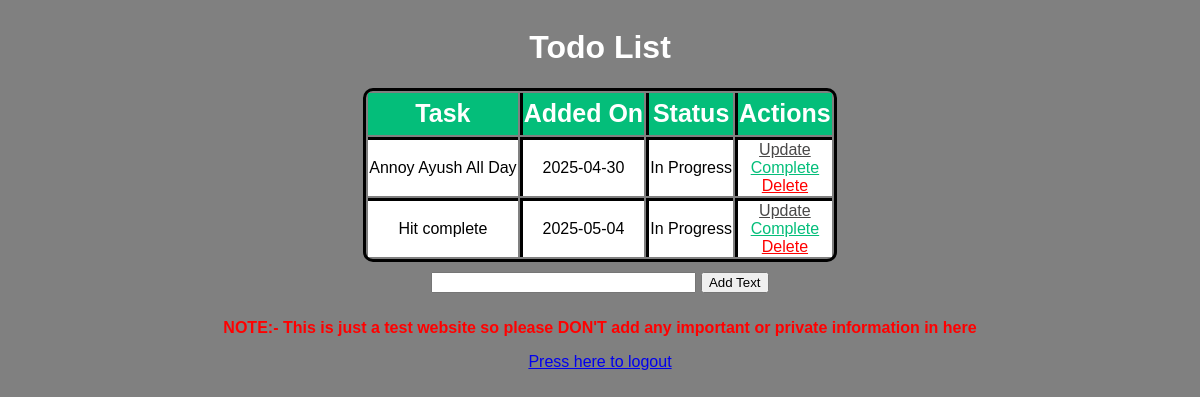
The app's page /index (signed in) with its own data.
### app.py (models this page shows, shortened)
class Todo(db.Model):
    id=db.Column(db.Integer, primary_key=True)
    task_id=db.Column(db.String(40))
    content=db.Column(db.String(200), nullable=False)
    status=db.Column(db.String(30), default='In Progress')
    date_created=db.Column(db.DateTime, default=datetime.now(timezone.utc))

### app.py (the view)
@app.route("/index",methods=['POST','GET'])
def index():
    global tid
    if request.method=='POST':
        task_content=request.form['content']
        new_task=Todo(content=task_content,task_id=tid)
        try:
            db.session.add(new_task)
            db.session.commit()
            return redirect(url_for('index'))
        except:
            return "There was a problem in adding your task."
    else:
        tasks=Todo.query.order_by(Todo.date_created).filter(Todo.task_id==tid).all()
        return render_template('index.html',tasks=tasks)

### app.py (called while the page is built)
@login_manger.user_loader
def load_user(user_id):
    return User.query.get(int(user_id))

### templates/index.html (shortened to what this page needs)
{% extends 'base.html' %}
{% block body %}
<div class="content" style="overflow-x: auto;">
  <h1 style="text-align:center">Todo List</h1>
  {% if tasks|length<1 %}
  <h4 style="text-align:center">There are no tasks. Create one below!</h4>
  {% else %}
  <table>
    <tr>
      <th>Task</th>
      <th>Added On</th>
      <th>Status</th>
      <th>Actions</th>
    </tr>
    {% for task in tasks %}
        <tr>
        <td>{{ task.content }}</td>
        <td>{{ task.date_created.date() }}</td>
        <td>{{ task.status }}</td>
        <td>
            <a href="/update/{{task.id}}" style="color: rgb(73, 72, 72);">Update</a>
            <br>
            <a href="/complete/{{task.id}}" style="color: #04be7a;">Complete</a>
            <br />
            <a href="/delete/{{task.id}}" style="color: red;">Delete</a>
        </td>
        </tr>
    {% endfor %}
  </table>
  {% endif %}
  <form action="{{url_for('index')}}" method="POST" class="ins">
    <input type="text" name="content" id="content" size="30" required>
    <input type="submit" value="Add Text">
  </form>
  <p style="color: red;"><b>NOTE:- This is just a test website so please DON'T add any important or private information in here</b></p>
  <a href="{{ url_for('logout') }}">Press here to logout</a>
</div>
{% endblock %}

### static/css/main.css (style rules this page uses)
body { text-align: center; font-family: sans-serif; background-color: grey; }
h1 { color: white; }
table { margin-left: auto; margin-right: auto; border-collapse: separate; border: solid black 3px; border-radius: 10px; width: 40%; }
td, th { border-left: solid black 3px; border-top: solid black 3px; background-color: white; }
th { background-color: #04be7a; height: 40px; color: white; border-top: none; font-size: 25px; }
td:first-child, th:first-child { border-left: none; }
.ins { padding: 10px; }

### records on screen
Todo: content "Annoy Ayush All Day", date_created "2025-04-30", status "In Progress"
Todo: content "Hit complete", date_created "2025-05-04", status "In Progress"
